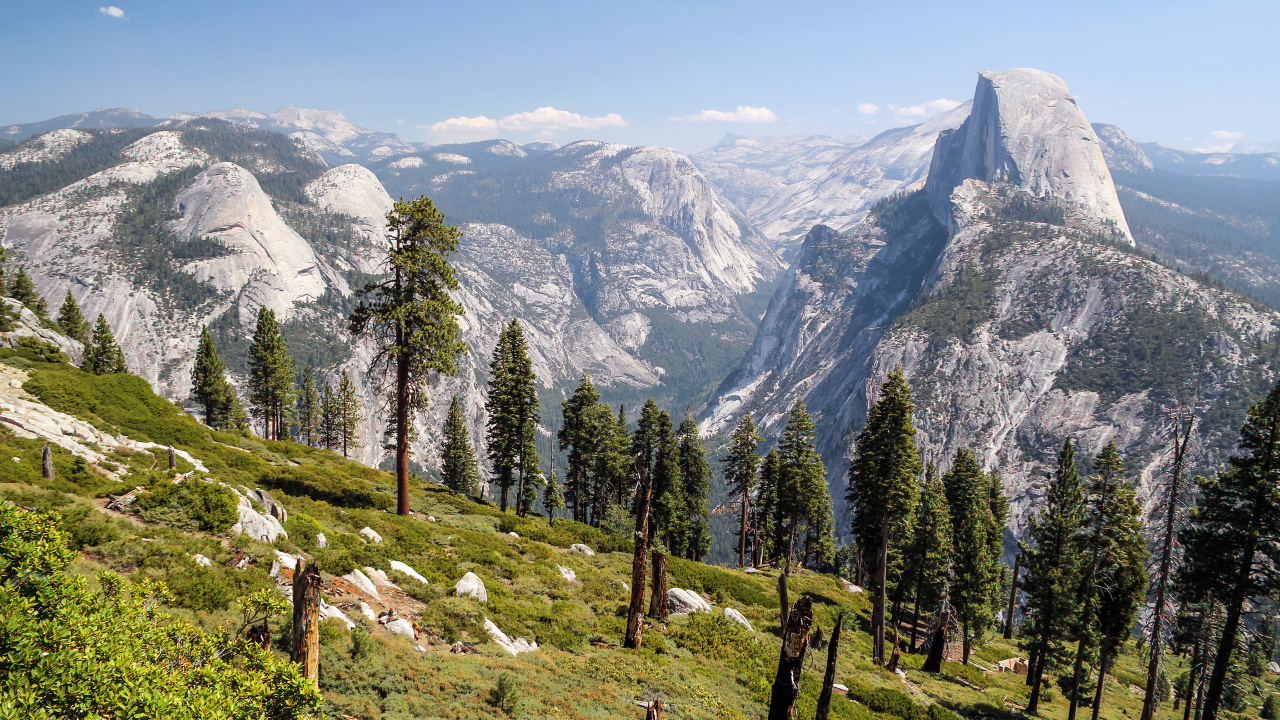
#> input picture docs/Hardware-Software-Codesign/Part9-HDMI/Jupyter/720p.jpg, 1280 x 720 px
$ jupyter execute --allow-errors HDMI.ipynb
#> lines starting #> are read from the running program, lines starting #| are printed output that depends on the picture
[cell 1]
# Import libraries
from pynq import Overlay
from pynq import allocate
from pynq.lib.video import *
import numpy as np
from matplotlib import pyplot as plt
import cv2

#> (a cell that did not finish here is left out)

[cell 3]
# Load image
img = cv2.imread("./720p.jpg")
#> img is the input picture: shape (720, 1280, 3); mean B, G, R 124.2, 133, 129.9
# plt.imshow(img)

[cell 4]
# Rearrange image color channels (BGR to RGB)
b, g, r = cv2.split(img)
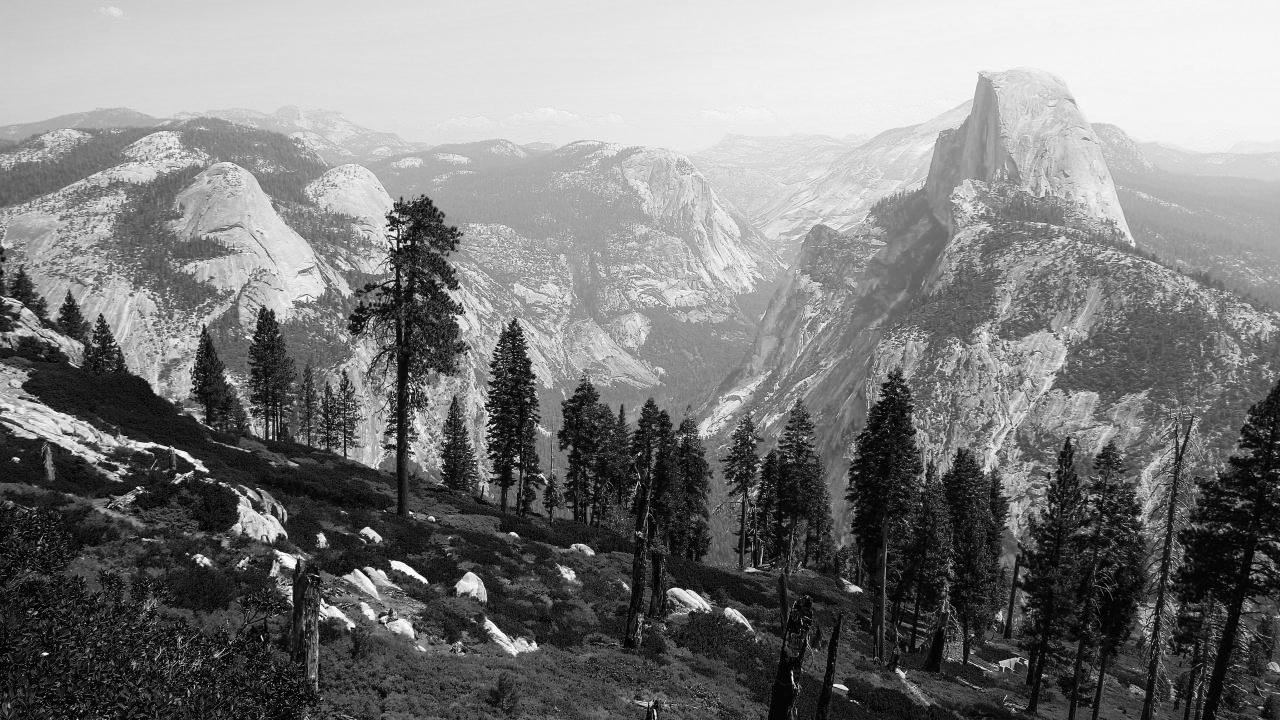
#> b: shape (720, 1280); min 0, max 255, mean 124.2
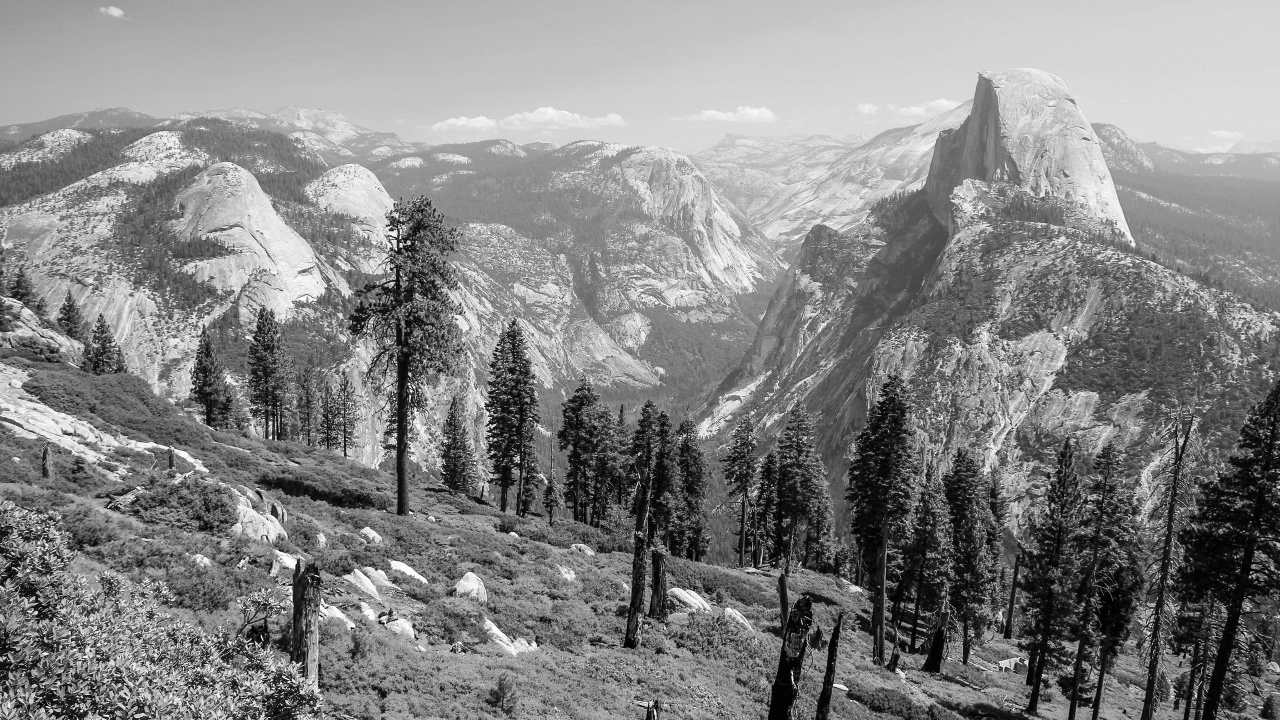
#> g: shape (720, 1280); min 0, max 255, mean 133
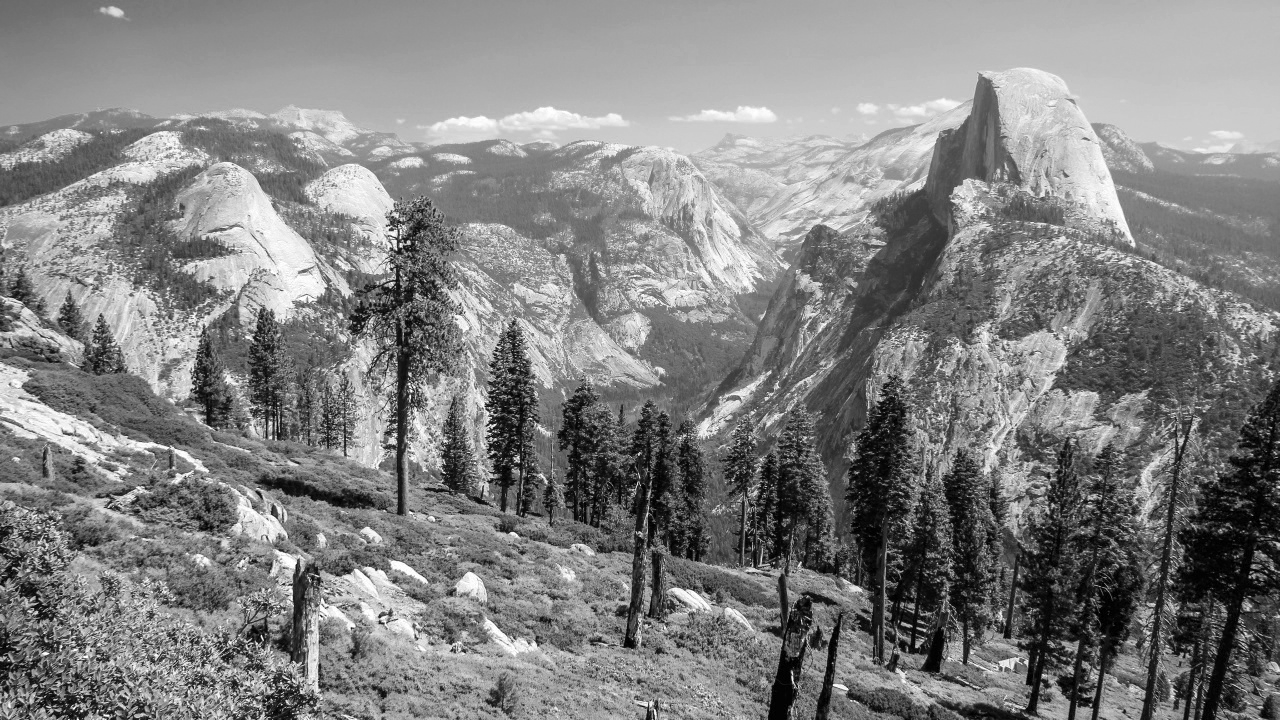
#> r: shape (720, 1280); min 0, max 255, mean 129.9
# [5 lines of commented-out code are left out]
img = cv2.merge([r,b,g])
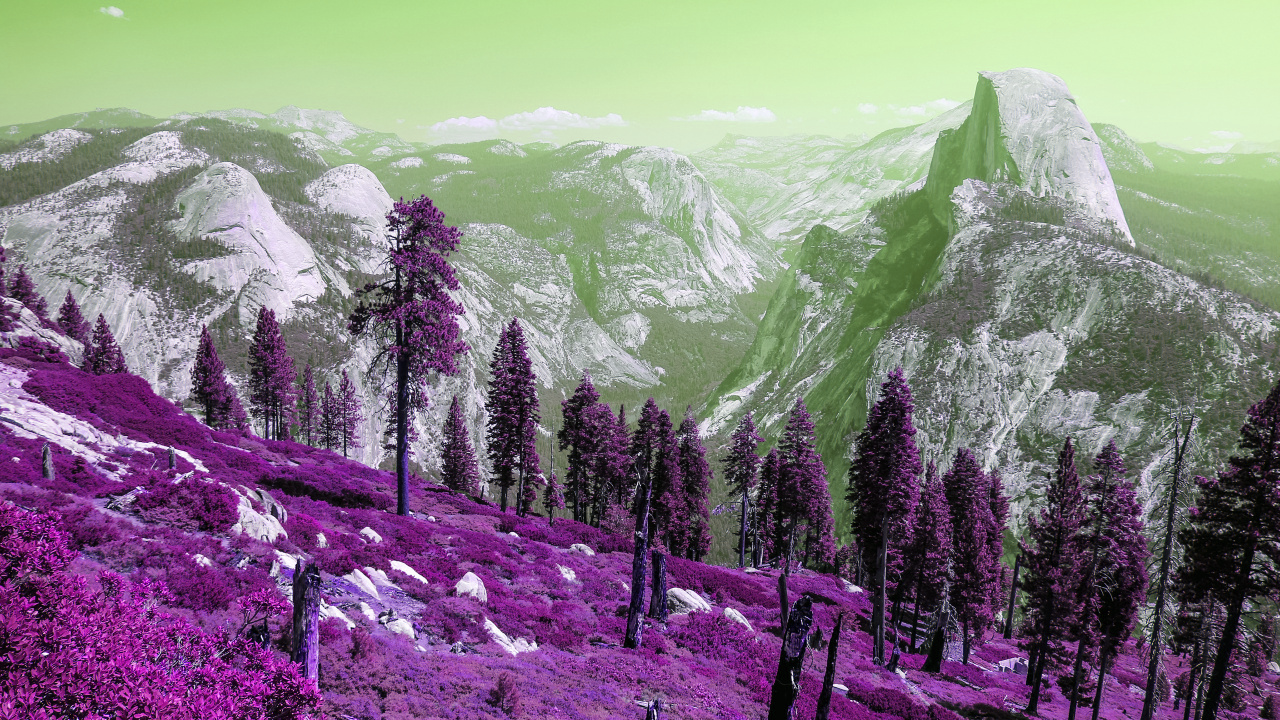
#> img: shape (720, 1280, 3); mean of channels 0, 1, 2 129.9, 124.2, 133; drawn as B, G, R
